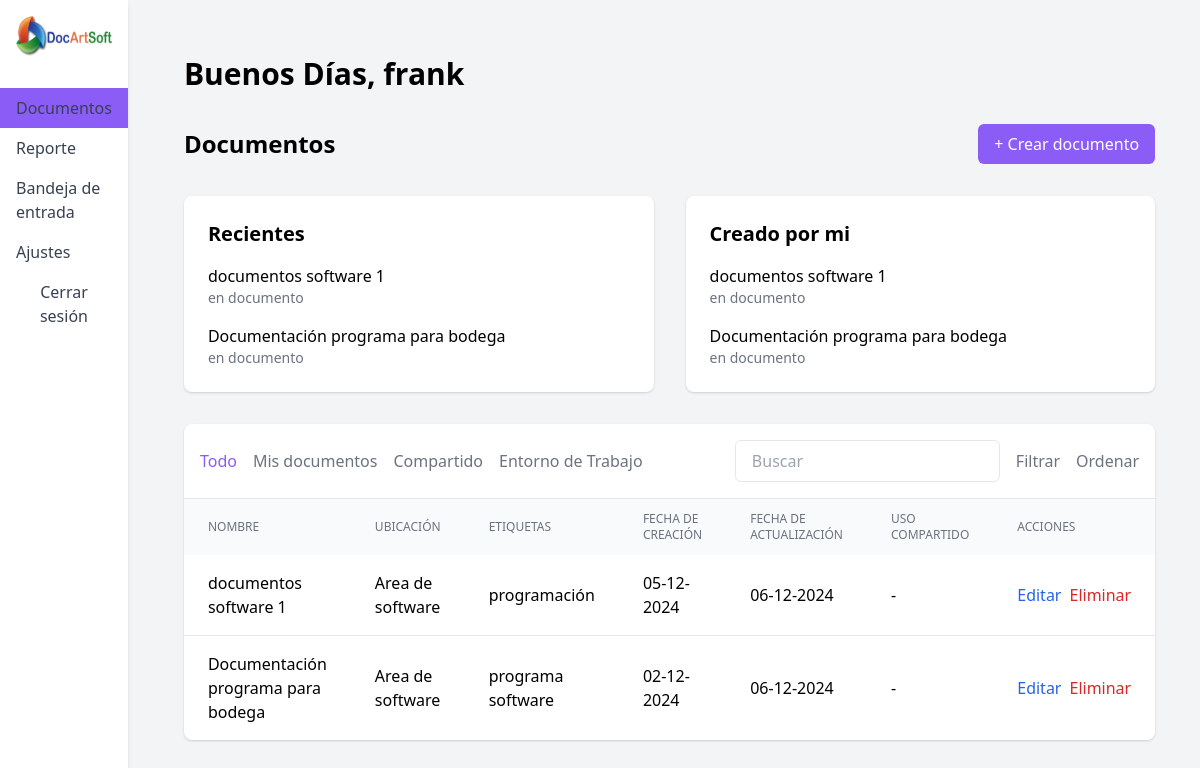
The app's page /documentos/ (signed in), older data.
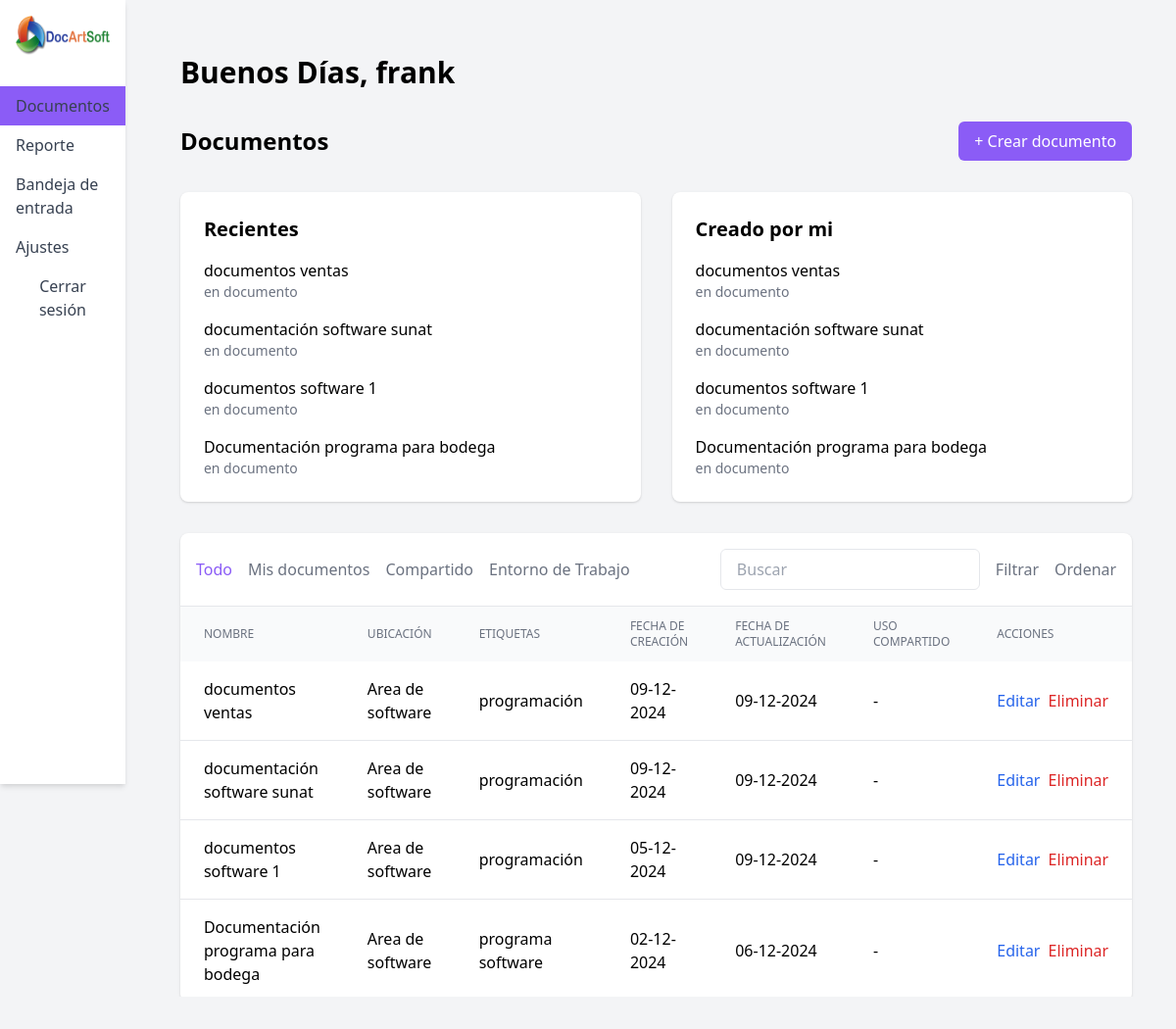
The same page, newer data.
### dashboard/models.py (models this page shows, shortened)
class Documento(models.Model):
    titulo = models.CharField(max_length=200)
    contenido = models.TextField()
    creado_por = models.ForeignKey(User, on_delete=models.CASCADE)
    fecha_creacion = models.DateTimeField(auto_now_add=True)
    fecha_actualizacion = models.DateTimeField(auto_now=True)
    fecha_vista = models.DateTimeField(null=True, blank=True)
    etiquetas = models.CharField(max_length=200, blank=True)
    ubicacion = models.CharField(max_length=200, blank=True)
    compartido_con = models.ManyToManyField(User, related_name='documentos_compartidos', blank=True)
    class Meta:
        ordering = ['-fecha_creacion']

### dashboard/views.py (the view)
# urls.py: path('documentos/', views.documentos, name='documentos'),
@login_required
def documentos(request):
    documentos_recientes = Documento.objects.filter(creado_por=request.user).order_by('-fecha_creacion')
    documentos_compartidos = Documento.objects.filter(compartido_con=request.user)
    context = {
        'nombre_usuario': request.user.first_name or request.user.username,
        'documentos_recientes': documentos_recientes,
        'documentos_compartidos': documentos_compartidos
    }
    return render(request, 'documentos.html', context)

### dashboard/templates/documentos.html (shortened to what this page needs)
{% extends 'base.html' %}
{% block content %}
<div class="p-6">
<div class="w-full">
<div class="max-w-6xl mx-auto">
    <h1 class="text-3xl font-bold mb-8">Buenos Días, {{ nombre_usuario }}</h1>
    <div class="flex justify-between items-center mb-8">
        <h1 class="text-2xl font-bold">Documentos</h1>
        <a href="{% url 'dashboard:crear_documento' %}" class="bg-purple-500 text-white px-4 py-2 rounded-md">
            + Crear documento
        </a>
    </div>
    <div class="grid grid-cols-1 md:grid-cols-2 gap-8 mb-8">
        <div class="bg-white rounded-lg shadow p-6">
            <h2 class="text-xl font-semibold mb-4">Recientes</h2>
            <div class="space-y-4">
                {% for doc in documentos_recientes %}
                <div class="flex items-center space-x-4">
                    <div class="flex-1">
                        <h3 class="font-medium">{{ doc.titulo }}</h3>
                        <p class="text-sm text-gray-500">en documento</p>
                    </div>
                </div>
                {% endfor %}
            </div>
        </div>
        <div class="bg-white rounded-lg shadow p-6">
            <h2 class="text-xl font-semibold mb-4">Creado por mi</h2>
            <div class="space-y-4">
                {% for doc in documentos_recientes %}
                <div class="flex items-center space-x-4">
                    <div class="flex-1">
                        <h3 class="font-medium">{{ doc.titulo }}</h3>
                        <p class="text-sm text-gray-500">en documento</p>
                    </div>
                </div>
                {% endfor %}
            </div>
        </div>
    </div>
    <div class="bg-white rounded-lg shadow overflow-hidden">
        <div class="p-4 border-b">
            <div class="flex items-center justify-between">
                <div class="flex space-x-4">
                    <button class="font-medium text-purple-500">Todo</button>
                    <button class="font-medium text-gray-500">Mis documentos</button>
                    <button class="font-medium text-gray-500">Compartido</button>
                    <button class="font-medium text-gray-500">Entorno de Trabajo</button>
                </div>
                <div class="flex items-center space-x-4">
                    <input type="text" placeholder="Buscar" class="px-4 py-2 border rounded-md">
                    <button class="text-gray-500">Filtrar</button>
                    <button class="text-gray-500">Ordenar</button>
                </div>
            </div>
        </div>
        <table class="w-full">
            <thead class="bg-gray-50">
                <tr>
                    <th class="px-6 py-3 text-left text-xs font-medium text-gray-500 uppercase">Nombre</th>
                    <th class="px-6 py-3 text-left text-xs font-medium text-gray-500 uppercase">Ubicación</th>
                    <th class="px-6 py-3 text-left text-xs font-medium text-gray-500 uppercase">Etiquetas</th>
                    <th class="px-6 py-3 text-left text-xs font-medium text-gray-500 uppercase">Fecha de creación</th>
                    <th class="px-6 py-3 text-left text-xs font-medium text-gray-500 uppercase">Fecha de Actualización</th>
                    <th class="px-6 py-3 text-left text-xs font-medium text-gray-500 uppercase">Uso compartido</th>
                    <th class="px-6 py-3 text-left text-xs font-medium text-gray-500 uppercase">Acciones</th>
                </tr>
            </thead>
            <tbody class="divide-y divide-gray-200">
                {% for doc in documentos_recientes %}
                <tr data-id="{{ doc.id }}">
                    <td class="px-6 py-4">{{ doc.titulo }}</td>
                    <td class="px-6 py-4">{{ doc.ubicacion|default:"-" }}</td>
                    <td class="px-6 py-4">{{ doc.etiquetas|default:"-" }}</td>
                    <td class="px-6 py-4">{{ doc.fecha_creacion|date:"d-m-Y" }}</td>
                    <td class="px-6 py-4">{{ doc.fecha_actualizacion|date:"d-m-Y"|default:"-" }}</td>
                    <td class="px-6 py-4">
                        {% if doc.compartido_con.exists %}
                        <span class="text-purple-500">Compartido</span>
                        {% else %}
                        -
                        {% endif %}
                    </td>
                    <td class="px-6 py-4">
                        <div class="flex space-x-2">
                            <a href="{% url 'dashboard:editar_documento' doc.id %}" class="text-blue-600 hover:text-blue-800">Editar</a>
                            <button onclick="openDeleteModal('{{ doc.id }}', '{{ doc.titulo }}')" class="text-red-600 hover:text-red-800">Eliminar</button>
                        </div>
                    </td>
                </tr>
                {% endfor %}
            </tbody>
        </table>
    </div>
</div>
</div>
</div>
{% endblock %}

### dashboard/templates/base.html (shortened to what this page needs)
<!DOCTYPE html>
<html lang="es">
<head>
    {% load static %}
    <link href="https://cdn.jsdelivr.net/npm/tailwindcss@2.2.19/dist/tailwind.min.css" rel="stylesheet">
</head>
<body class="bg-gray-100">
    <div class="flex">
        <aside class="w-64 h-screen bg-white shadow-md">
            <div class="p-4">
                <a href="{% url 'inicio' %}" >
                    <img src="/static/imgen/logo1.png" alt="DocArtSoft" class="h-10">
                </a>
            </div>
            <nav class="mt-4">
                <a href="{% url 'dashboard:documentos' %}" class="flex items-center px-4 py-2 text-gray-700 hover:bg-purple-100 {% if request.resolver_match.url_name == 'documentos' %}bg-purple-500 text-white{% endif %}">
                    <span>Documentos</span>
                </a>
                <a href="{% url 'dashboard:reporte_documentos' %}" class="flex items-center px-4 py-2 text-gray-700 hover:bg-purple-100">
                    <span>Reporte</span>
                </a>
                <a href="{% url 'dashboard:bandeja_entrada' %}" class="flex items-center px-4 py-2 text-gray-700 hover:bg-purple-100">
                    <span>Bandeja de entrada</span>
                </a>
                <a href="#" class="flex items-center px-4 py-2 text-gray-700 hover:bg-purple-100">
                    <span>Ajustes</span>
                </a>
                <a class="flex items-center px-4 py-2 text-gray-700 hover:bg-purple-100">
                    <form id="logout-form" method="POST" action="{% url 'logout' %}">
                        <button type="submit" class="btn btn-primary btn-sm">Cerrar sesión</button>
                    </form>
                </a>
            </nav>
        </aside>
        <main class="flex-1 p-8">
            {% block content %}{% endblock %}
        </main>
    </div>
</body>
</html>

Row changes from the older to the newer data that the page shows:
added Documento: titulo "documentos ventas", ubicacion "Area de software", etiquetas "programación", fecha_creacion "09-12-2024", fecha_actualizacion "09-12-2024"
added Documento: titulo "documentación software sunat", ubicacion "Area de software", etiquetas "programación", fecha_creacion "09-12-2024", fecha_actualizacion "09-12-2024"
changed Documento "documentos software 1": fecha_actualizacion "06-12-2024" → "09-12-2024"
